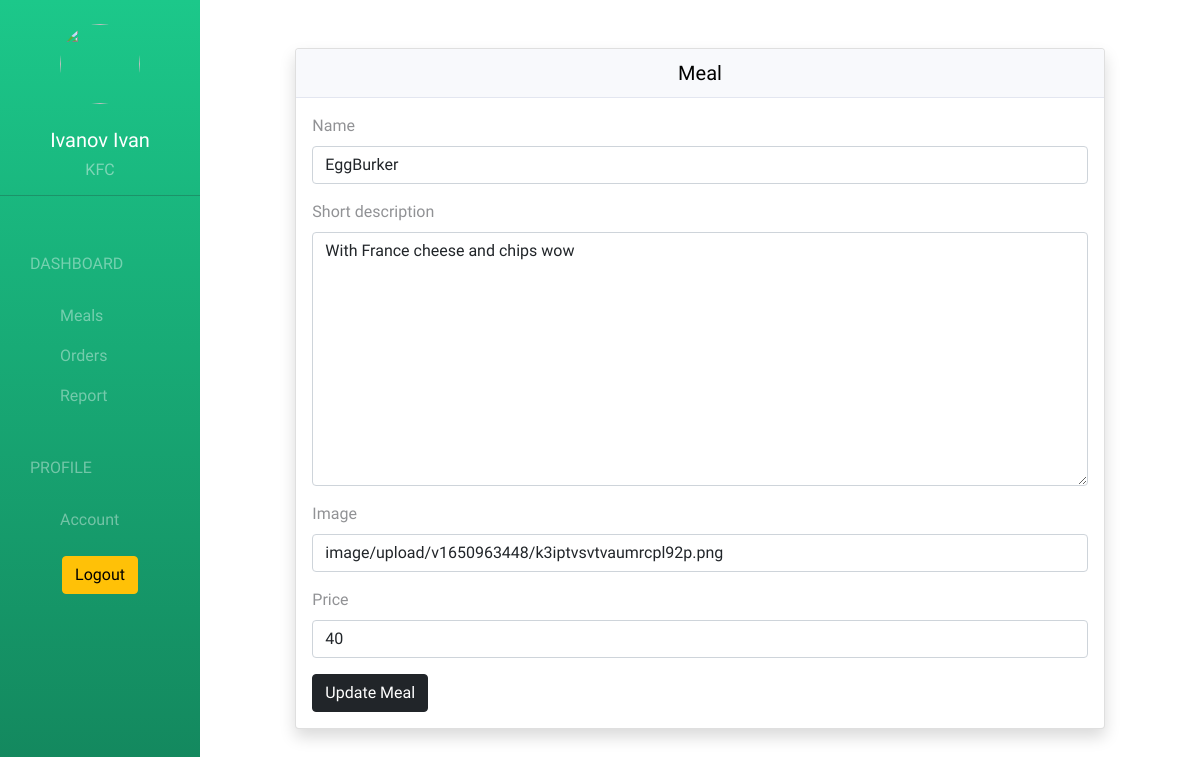
/restaurant/meal/edit/1 (signed in), run on the app's committed database.
### coreapp/models.py (models this page shows, shortened)
class Restaurant (models.Model):
    user = models.OneToOneField(User, on_delete=models.CASCADE, related_name='restaurant')
    name = models.CharField(max_length=255)
    phone = models.CharField(max_length=255)
    address = models.CharField(max_length=255)
    logo = CloudinaryField('image')

class Meal(models.Model):
    restaurant = models.ForeignKey(Restaurant, on_delete=CASCADE, related_name='restaurant')
    name = models.CharField(max_length=255)
    short_description = models.TextField(max_length=500)
    image = CloudinaryField('image')
    price = models.IntegerField(default=0)

### coreapp/views.py (the view)
# urls.py: path('restaurant/meal/edit/<int:meal_id>', views.restaurant_edit_meal, name='restaurant_edit_meal'),
@login_required(login_url='/restaurant/sign_in/')
def restaurant_edit_meal(request, meal_id):
    if request.method == "POST":
        meal_form = MealForm(request.POST, request.FILES, instance=Meal.objects.get(id=meal_id))
        if meal_form.is_valid():
            meal_form.save()
            return redirect(restaurant_meal)
    meal_form = MealForm(instance=Meal.objects.get(id=meal_id))
    return render(request, 'restaurant/edit_meal.html', {
        "meal_form": meal_form
    })

### coreapp/forms.py
class MealForm(forms.ModelForm):
    class Meta:
        model = Meal
        exclude = ("restaurant",)

### coreapp/templates/restaurant/edit_meal.html (shortened to what this page needs)
{% extends 'restaurant/base.html' %}
{% load bootstrap5 %}
{% block body %}
  <div class="row">
    <div class="col-md-10 offset-md-1">
      <div class="card shadow text-white mb-3 mt-5">
        <div class="card-header text-center">
          <h5 class="m-0 font-weight-bold text-black">Meal</h5>
        </div>
        <div class="card-body">
          <form action="" method="post" enctype="multipart/form-data">
            {% bootstrap_form meal_form %}
            <button type="submit" class="btn btn-dark float-right">Update Meal</button>
          </form>
        </div>
      </div>
    </div>
  </div>
{% endblock %}

### coreapp/templates/restaurant/base.html
{% extends 'restaurant/layout.html' %}
{% block sidebar %}
{% url 'restaurant_meal' as restaurant_meal_url %}
{% url 'restaurant_order' as restaurant_order_url %}
{% url 'restaurant_report' as restaurant_report_url %}
{% url 'restaurant_account' as restaurant_account_url %}
<div class="text-center mt-4">
    <img src="{{ request.user.restaurant.logo.url }}" class="rounded-circle" width="80" height="80" alt="">
    <br><br>
    <h5>{{ request.user.get_full_name }}</h5>
    <h6>{{ request.user.restaurant.name }}</h6>
</div>
<hr>
<div class="list-group">
    <span class="text-uppercase">Dashboard</span>
<a href="{% url 'restaurant_meal' %}"
    class="list-group-item {% if request.path == restaurant_meal_url %} active {% endif %}">Meals</a>
<a href="{% url 'restaurant_order' %}"
    class="list-group-item {% if request.path == restaurant_order_url %} active {% endif %}">Orders</a>
<a href="{% url 'restaurant_report' %}"
    class="list-group-item {% if request.path == restaurant_report_url %} active {% endif %}">Report</a>
<span class="text-uppercase">Profile</span>
<a href="{% url 'restaurant_account' %}"
    class="list-group-item {% if request.path == restaurant_account_url %} active {% endif %}">Account</a>
</div>
<div class="text-center my-3 mx-3">
<a href="{% url 'restaurant_sign_out' %}" class="btn btn-warning btn-block">Logout</a>
</div>
{% endblock %}

### coreapp/static/css/styles.css (style rules this page uses)
body { font-family: "Valera Round", "Helvetica Neue", "Helvetica", "Arial", sans-serif; }
.sidebar > div:first-child { font-weight: bold; color: white; }
.sidebar > div:first-child > h6 { color: #f8f8f873; }
.sidebar .list-group > span { color: #ffffff66; display: block; margin-top: 20px; padding: 20px 30px; font-size: 16px; font-weight: 300; }
.sidebar .list-group .list-group-item { background-color: transparent; color: #ffffff66; border: 0; padding-left: 60px; padding-right: 30px; }
.card-header { padding: 0.75rem 1.25rem; margin-bottom: 0; background-color: #f8f9fc; border-bottom: 1px solid #e3e6f0; }
.card-body { color: #919295; }
.text-black { color: black ; }

### data on the page
Meal: name "EggBurker", short_description "With France cheese and chips wow", image "image/upload/v1650963448/k3iptvsvtvaumrcpl92p.png", price "40"

### other printed values
{{ request.user.get_full_name }} "Ivanov Ivan"
{{ request.user.restaurant.name }} "KFC"
